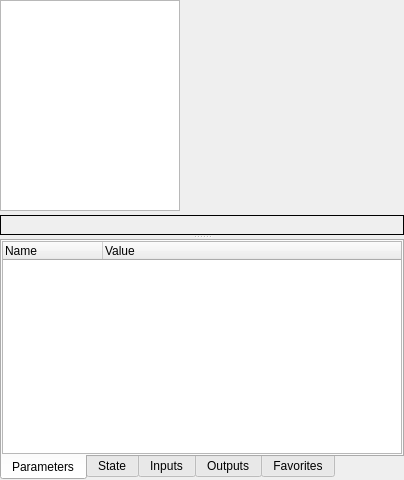
<?xml version="1.0" encoding="UTF-8"?>
<ui version="4.0">
 <class>UComponentsListWidgetModern</class>
 <widget class="QWidget" name="UComponentsListWidgetModern">
  <property name="geometry">
   <rect>
    <x>0</x>
    <y>0</y>
    <width>404</width>
    <height>480</height>
   </rect>
  </property>
  <property name="windowTitle">
   <string>Form</string>
  </property>
  <layout class="QVBoxLayout" name="verticalLayout_7">
   <property name="spacing">
    <number>4</number>
   </property>
   <property name="leftMargin">
    <number>0</number>
   </property>
   <property name="topMargin">
    <number>0</number>
   </property>
   <property name="rightMargin">
    <number>0</number>
   </property>
   <property name="bottomMargin">
    <number>0</number>
   </property>
   <item>
    <widget class="QSplitter" name="splitter">
     <property name="orientation">
      <enum>Qt::Vertical</enum>
     </property>
     <widget class="QWidget" name="verticalLayoutWidget_2">
      <layout class="QVBoxLayout" name="verticalLayout">
       <property name="spacing">
        <number>2</number>
       </property>
       <property name="topMargin">
        <number>0</number>
       </property>
       <item>
        <layout class="QHBoxLayout" name="horizontalLayoutTreeWidget">
         <property name="spacing">
          <number>4</number>
         </property>
         <property name="topMargin">
          <number>0</number>
         </property>
         <item>
          <widget class="QListWidget" name="listWidgetChannelSelection">
           <property name="minimumSize">
            <size>
             <width>150</width>
             <height>0</height>
            </size>
           </property>
           <property name="maximumSize">
            <size>
             <width>180</width>
             <height>16777215</height>
            </size>
           </property>
          </widget>
         </item>
         <item>
          <spacer name="horizontalSpacerToggle">
           <property name="orientation">
            <enum>Qt::Horizontal</enum>
           </property>
           <property name="sizeHint" stdset="0">
            <size>
             <width>40</width>
             <height>20</height>
            </size>
           </property>
          </spacer>
         </item>
        </layout>
       </item>
       <item>
        <widget class="QWidget" name="treeContainer" native="true">
         <layout class="QVBoxLayout" name="treeContainerLayout">
          <property name="spacing">
           <number>0</number>
          </property>
          <property name="leftMargin">
           <number>0</number>
          </property>
          <property name="topMargin">
           <number>0</number>
          </property>
          <property name="rightMargin">
           <number>0</number>
          </property>
          <property name="bottomMargin">
           <number>0</number>
          </property>
         </layout>
        </widget>
       </item>
       <item>
        <widget class="QLabel" name="labelComponentClassName">
         <property name="minimumSize">
          <size>
           <width>100</width>
           <height>20</height>
          </size>
         </property>
         <property name="maximumSize">
          <size>
           <width>16777215</width>
           <height>24</height>
          </size>
         </property>
         <property name="frameShape">
          <enum>QFrame::Box</enum>
         </property>
         <property name="text">
          <string/>
         </property>
        </widget>
       </item>
      </layout>
     </widget>
     <widget class="QWidget" name="verticalLayoutWidget">
      <layout class="QVBoxLayout" name="verticalLayout_2">
       <property name="bottomMargin">
        <number>0</number>
       </property>
       <item>
        <widget class="QTabWidget" name="tabWidgetComponentInfo">
         <property name="tabPosition">
          <enum>QTabWidget::South</enum>
         </property>
         <property name="tabShape">
          <enum>QTabWidget::Rounded</enum>
         </property>
         <property name="currentIndex">
          <number>0</number>
         </property>
         <widget class="QWidget" name="tabParameters">
          <attribute name="title">
           <string>Parameters</string>
          </attribute>
          <layout class="QVBoxLayout" name="verticalLayout_5">
           <property name="leftMargin">
            <number>0</number>
           </property>
           <property name="topMargin">
            <number>0</number>
           </property>
           <property name="rightMargin">
            <number>0</number>
           </property>
           <property name="bottomMargin">
            <number>0</number>
           </property>
           <item>
            <widget class="QTreeWidget" name="treeWidgetParameters">
             <property name="contextMenuPolicy">
              <enum>Qt::ActionsContextMenu</enum>
             </property>
             <column>
              <property name="text">
               <string>Name</string>
              </property>
             </column>
             <column>
              <property name="text">
               <string>Value</string>
              </property>
             </column>
            </widget>
           </item>
          </layout>
         </widget>
         <widget class="QWidget" name="tabState">
          <attribute name="title">
           <string>State</string>
          </attribute>
          <layout class="QVBoxLayout" name="verticalLayout_3">
           <property name="leftMargin">
            <number>0</number>
           </property>
           <property name="topMargin">
            <number>0</number>
           </property>
           <property name="rightMargin">
            <number>0</number>
           </property>
           <property name="bottomMargin">
            <number>0</number>
           </property>
           <item>
            <widget class="QTreeWidget" name="treeWidgetState">
             <property name="contextMenuPolicy">
              <enum>Qt::ActionsContextMenu</enum>
             </property>
             <column>
              <property name="text">
               <string>Name</string>
              </property>
             </column>
             <column>
              <property name="text">
               <string>Value</string>
              </property>
             </column>
            </widget>
           </item>
          </layout>
         </widget>
         <widget class="QWidget" name="tabInputs">
          <attribute name="title">
           <string>Inputs</string>
          </attribute>
          <layout class="QVBoxLayout" name="verticalLayout_4">
           <property name="leftMargin">
            <number>0</number>
           </property>
           <property name="topMargin">
            <number>0</number>
           </property>
           <property name="rightMargin">
            <number>0</number>
           </property>
           <property name="bottomMargin">
            <number>0</number>
           </property>
           <item>
            <widget class="QTreeWidget" name="treeWidgetInputs">
             <property name="contextMenuPolicy">
              <enum>Qt::ActionsContextMenu</enum>
             </property>
             <column>
              <property name="text">
               <string>Name</string>
              </property>
             </column>
             <column>
              <property name="text">
               <string>Value</string>
              </property>
             </column>
             <column>
              <property name="text">
               <string>Type</string>
              </property>
             </column>
            </widget>
           </item>
          </layout>
         </widget>
         <widget class="QWidget" name="tabOutputs">
          <attribute name="title">
           <string>Outputs</string>
          </attribute>
          <layout class="QVBoxLayout" name="verticalLayout_6">
           <property name="leftMargin">
            <number>0</number>
           </property>
           <property name="topMargin">
            <number>0</number>
           </property>
           <property name="rightMargin">
            <number>0</number>
           </property>
           <property name="bottomMargin">
            <number>0</number>
           </property>
           <item>
            <widget class="QTreeWidget" name="treeWidgetOutputs">
             <property name="contextMenuPolicy">
              <enum>Qt::ActionsContextMenu</enum>
             </property>
             <column>
              <property name="text">
               <string>Name</string>
              </property>
             </column>
             <column>
              <property name="text">
               <string>Value</string>
              </property>
             </column>
             <column>
              <property name="text">
               <string>Type</string>
              </property>
             </column>
            </widget>
           </item>
          </layout>
         </widget>
         <widget class="QWidget" name="tabFavorites">
          <attribute name="title">
           <string>Favorites</string>
          </attribute>
          <layout class="QVBoxLayout" name="verticalLayout_8">
           <property name="spacing">
            <number>0</number>
           </property>
           <property name="leftMargin">
            <number>0</number>
           </property>
           <property name="topMargin">
            <number>0</number>
           </property>
           <property name="rightMargin">
            <number>0</number>
           </property>
           <property name="bottomMargin">
            <number>0</number>
           </property>
           <item>
            <widget class="QTreeWidget" name="treeWidgetFavorites">
             <property name="columnCount">
              <number>3</number>
             </property>
             <attribute name="headerStretchLastSection">
              <bool>true</bool>
             </attribute>
             <column>
              <property name="text">
               <string>Name</string>
              </property>
             </column>
             <column>
              <property name="text">
               <string>Path</string>
              </property>
             </column>
             <column>
              <property name="text">
               <string>Value</string>
              </property>
             </column>
            </widget>
           </item>
          </layout>
         </widget>
        </widget>
       </item>
      </layout>
     </widget>
    </widget>
   </item>
  </layout>
  <action name="actionSetGlobalParameters">
   <property name="text">
    <string>Set Global</string>
   </property>
  </action>
  <action name="actionSetGlobalOwnerParameters">
   <property name="text">
    <string>Set Global Owner</string>
   </property>
  </action>
  <action name="actionReloadParameters">
   <property name="text">
    <string>Reload</string>
   </property>
  </action>
  <action name="actionDefaultAllParameters">
   <property name="text">
    <string>Default</string>
   </property>
   <property name="toolTip">
    <string>Set component parameters to default values</string>
   </property>
  </action>
  <action name="actionSetGlobalState">
   <property name="text">
    <string>Set Global</string>
   </property>
  </action>
  <action name="actionSetGlobalOwnerState">
   <property name="text">
    <string>Set Global Owner</string>
   </property>
  </action>
  <action name="actionReloadState">
   <property name="text">
    <string>Reload</string>
   </property>
  </action>
  <action name="actionDefaultAllState">
   <property name="text">
    <string>Default All</string>
   </property>
  </action>
  <action name="actionSetGlobalInputs">
   <property name="text">
    <string>Set Global</string>
   </property>
  </action>
  <action name="actionSetGlobalOwnerInputs">
   <property name="text">
    <string>Set Global Owner</string>
   </property>
  </action>
  <action name="actionReloadInputs">
   <property name="text">
    <string>Reload</string>
   </property>
  </action>
  <action name="actionDefaultAllInputs">
   <property name="text">
    <string>Default All</string>
   </property>
  </action>
  <action name="actionSetGlobalOutputs">
   <property name="text">
    <string>Set Global</string>
   </property>
  </action>
  <action name="actionSetGlobalOwnerOutputs">
   <property name="text">
    <string>Set Global Owner</string>
   </property>
  </action>
  <action name="actionReloadOutputs">
   <property name="text">
    <string>Reload</string>
   </property>
  </action>
  <action name="actionDefaultAllOutputs">
   <property name="text">
    <string>Default All</string>
   </property>
  </action>
  <action name="actionComponentMoveUp">
   <property name="enabled">
    <bool>true</bool>
   </property>
   <property name="text">
    <string>Move up</string>
   </property>
  </action>
  <action name="actionComponentMoveDown">
   <property name="text">
    <string>Move down</string>
   </property>
  </action>
  <action name="actionComponentRename">
   <property name="text">
    <string>Rename</string>
   </property>
  </action>
  <action name="actionComponentDelete">
   <property name="text">
    <string>Delete</string>
   </property>
  </action>
  <action name="actionComponentReset">
   <property name="text">
    <string>Reset</string>
   </property>
  </action>
  <action name="actionComponentCalculate">
   <property name="text">
    <string>Calculate</string>
   </property>
  </action>
  <action name="actionComponentGUI">
   <property name="text">
    <string>GUI</string>
   </property>
  </action>
  <action name="actionCopyNameToClipboard">
   <property name="text">
    <string>Copy name to Clipboard</string>
   </property>
  </action>
  <action name="actionCopyLongNameToClipboard">
   <property name="text">
    <string>Copy long name to Clipboard</string>
   </property>
  </action>
  <action name="actionCopyClassNameToClipboard">
   <property name="text">
    <string>Copy class to Clipboard</string>
   </property>
  </action>
  <action name="actionShowParametersXML">
   <property name="text">
    <string>Show XML</string>
   </property>
  </action>
  <action name="actionShowStateXML">
   <property name="text">
    <string>Show XML</string>
   </property>
   <property name="toolTip">
    <string>Show XML</string>
   </property>
  </action>
  <action name="actionShowInputsXML">
   <property name="text">
    <string>Show XML</string>
   </property>
   <property name="toolTip">
    <string>Show XML</string>
   </property>
  </action>
  <action name="actionShowOutputsXML">
   <property name="text">
    <string>Show XML</string>
   </property>
   <property name="toolTip">
    <string>Show XML</string>
   </property>
  </action>
  <action name="actionComponentInit">
   <property name="text">
    <string>Init</string>
   </property>
   <property name="toolTip">
    <string>Call Init method for component</string>
   </property>
  </action>
  <action name="actionComponentUnInit">
   <property name="text">
    <string>UnInit</string>
   </property>
   <property name="toolTip">
    <string>Call UnInit method for component</string>
   </property>
  </action>
  <action name="actionCopyPropertyNameToClipboard">
   <property name="text">
    <string>Copy Name To Clipboard</string>
   </property>
   <property name="toolTip">
    <string>Copy Name To Clipboard</string>
   </property>
  </action>
  <action name="actionCopyPropertyValueToClipboard">
   <property name="text">
    <string>Copy Value To Clipboard</string>
   </property>
   <property name="toolTip">
    <string>Copy Value To Clipboard</string>
   </property>
  </action>
  <action name="actionPastePropertyValueFromClipboard">
   <property name="text">
    <string>Paste Value From Clipboard</string>
   </property>
   <property name="toolTip">
    <string>Paste Value From Clipboard</string>
   </property>
  </action>
  <action name="actionReloadTree">
   <property name="text">
    <string>Reload Tree</string>
   </property>
   <property name="toolTip">
    <string>Reload components tree</string>
   </property>
  </action>
 </widget>
 <resources/>
 <connections/>
</ui>
